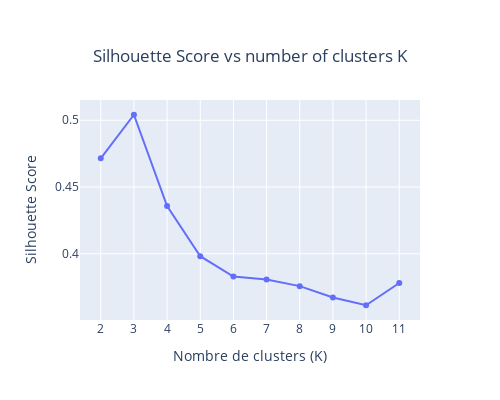

Here is the notebook cell this chart was saved with:
### Markdown cell above
Once the features are standardized, we want to determine the optimal number of clusters to choose for this study, knowing that we will perform clustering using K-Means.
We therefore calculate the silhouette score for different values of K and display them in a line plot.

### Code cell
# Plot of the silhouette score for different values of K

X = df_scaled[['log Number of movies', 'NLP US Influence Score']].values

import plotly.express as px
import pandas as pd
from sklearn.cluster import KMeans
from sklearn.metrics import silhouette_score

# Calculate the silhouette score for different values of K
silhouettes = []
for k in range(2, 12):
    labels = KMeans(n_clusters=k, random_state=10).fit_predict(X)  
    score = silhouette_score(X, labels)
    silhouettes.append({"k": k, "score": score})

# Convert to dataframe to plot
silhouettes = pd.DataFrame(silhouettes)

# Create an interactive line plot with Plotly
fig = px.line(
    silhouettes, 
    x="k", 
    y="score", 
    title="Silhouette Score vs number of clusters K", 
    labels={"k": "Number of clusters (K)", "score": "Silhouette Score"},
    markers=True 
)

# Customization
fig.update_layout(
    xaxis=dict(dtick=1),  
    yaxis_title="Silhouette Score",
    xaxis_title="Nombre de clusters (K)",
    height=400,  
    width=500 ,
    title={
        'text': "Silhouette Score vs number of clusters K",
        'x': 0.5,  # Center the title
        'xanchor': 'center',
        'yanchor': 'top'
    } 
)

fig.show()

### Figure 1 — Plotly figure (JSON) as saved in the notebook; plotly's stock layout.template omitted (floating-point values rounded to 4 significant figures)
{"data": [{"hovertemplate": "Number of clusters (K)=%{x}<br>Silhouette Score=%{y}<extra></extra>", "legendgroup": "", "line": {"color": "#636efa", "dash": "solid"}, "marker": {"symbol": "circle"}, "mode": "lines+markers", "name": "", "orientation": "v", "showlegend": false, "type": "scatter", "x": [2, 3, 4, 5, 6, 7, 8, 9, 10, 11], "xaxis": "x", "y": [0.4715, 0.5041, 0.4357, 0.3982, 0.3829, 0.3807, 0.3757, 0.3673, 0.3614, 0.3781], "yaxis": "y"}], "layout": {"height": 400, "legend": {"tracegroupgap": 0}, "title": {"text": "Silhouette Score vs number of clusters K", "x": 0.5, "xanchor": "center", "yanchor": "top"}, "width": 500, "xaxis": {"anchor": "y", "domain": [0, 1], "dtick": 1, "title": {"text": "Nombre de clusters (K)"}}, "yaxis": {"anchor": "x", "domain": [0, 1], "title": {"text": "Silhouette Score"}}}}
